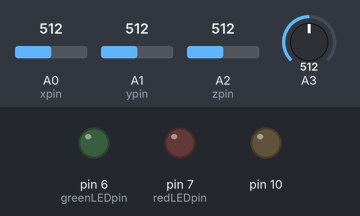
The sketch below on a simulated Arduino Uno, built with avr-gcc and run on an emulated ATmega328P. On the bench: output pins drawn as LEDs (lit = HIGH). Inputs (shaded band) come from the test bench; at power-on: A0 (xpin) = 512, A1 (ypin) = 512, A2 (zpin) = 512, A3 = 512. The local clock reads 2024-03-15 10:24:30 at power-on unless the sketch sets it; storage starts empty; what the sketch prints to the serial monitor is not drawn.

Above: at 0.1 s.
Timing chart, 0 to 130.0 s (numbered marks = the images above):
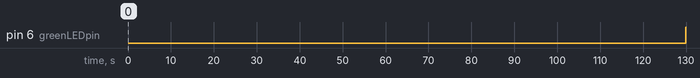

Measured:
- by itself, pin 6 (greenLEDpin): LOW → HIGH at 130 s

The sketch:

final_ADXL_Sound_data.ino
```cpp
/*Parts of this code were used from the "Example Sound Level Sketch for the
 Adafruit Microphone Amplifier" & "Sparkfun ADXL3xx code"*/

// -------------Data Logger-------------------------------
#include "SD.h"
#include <Wire.h>
#include "RTClib.h"

// A simple data logger for the Arduino analog pins
#define LOG_INTERVAL  1000 // mills between entries
#define SYNC_INTERVAL 1000 // mills between calls to flush() - to write data to the card
uint32_t syncTime = 0; // time of last sync()
#define ECHO_TO_SERIAL   1 // echo data to serial port
#define WAIT_TO_START    0 // Wait for serial input in setup()
#define redLEDpin 7
#define greenLEDpin 6

RTC_DS1307 RTC; // define the Real Time Clock object

// for the data logging shield, we use digital pin 10 for the SD cs line
const int chipSelect = 10;

// the logging file
File logfile;

// -------------ADXL Constants--------------------------------
const int xpin = A0;                  // x-axis of the accelerometer
const int ypin = A1;                  // y-axis
const int zpin = A2;                  // z-axis (only on 3-axis models)

// --------------------AMP Constants------------------------------------
const int sampleWindow = 50; // Sample window width in mS (50 mS = 20Hz)
unsigned int sample;

// -------------Data Logger-------------------------------
void error(char *str)
{
  Serial.print("error: ");
  Serial.println(str);

  // red LED indicates error
  digitalWrite(redLEDpin, HIGH);

  while(1);
}

void setup()
{
  // initialize the serial communications:
  Serial.begin(9600);

  // -------------Data Logger-------------------------------
  // use debugging LEDs
  pinMode(redLEDpin, OUTPUT);
  pinMode(greenLEDpin, OUTPUT);

#if WAIT_TO_START
  Serial.println("Type any character to start");
  while (!Serial.available());
#endif //WAIT_TO_START

  // initialize the SD card
  Serial.print("Initializing SD card...");
  // make sure that the default chip select pin is set to
  // output, even if you don't use it:
  pinMode(10, OUTPUT);

  // see if the card is present and can be initialized:
  if (!SD.begin(chipSelect)) {
    error("Card failed, or not present");
  }
  Serial.println("card initialized.");

  // create a new file
  char filename[] = "LOGGER00.CSV";
  for (uint8_t i = 0; i < 100; i++) {
    filename[6] = i/10 + '0';
    filename[7] = i%10 + '0';
    if (! SD.exists(filename)) {
      // only open a new file if it doesn't exist
      logfile = SD.open(filename, FILE_WRITE);
      break;  // leave the loop!
    }
  }

  if (! logfile) {
    error("couldnt create file");
  }

  Serial.print("Logging to: ");
  Serial.println(filename);

  // connect to RTC
  Wire.begin();
  if (!RTC.begin()) {
    logfile.println("RTC failed");
#if ECHO_TO_SERIAL
    Serial.println("RTC failed");
#endif  //ECHO_TO_SERIAL
  }


  logfile.println("millis,stamp,datetime,light,temp,vcc");
#if ECHO_TO_SERIAL
  Serial.println("millis,stamp,datetime,light,temp,vcc");
#endif //ECHO_TO_SERIAL

  // If you want to set the aref to something other than 5v
  analogReference(EXTERNAL);

}

void loop()
{

  // --------------------ADXL------------------------------------
  // print the sensor values:
  Serial.print("X: ");
  Serial.print(analogRead(xpin));
  // print a tab between values:
  Serial.print("\t");
  Serial.print("Y: ");
  Serial.print(analogRead(ypin));
  // print a tab between values:
  Serial.print("\t");
  Serial.print("Z: ");
  Serial.print(analogRead(zpin));
  Serial.println();
  // delay before next reading:
  delay(100);

  //--------------------AMP----------------------------------------
  unsigned long startMillis= millis();  // Start of sample window
  unsigned int peakToPeak = 0;   // peak-to-peak level

  unsigned int signalMax = 0;
  unsigned int signalMin = 1024;

  // collect data for 50 mS
  while (millis() - startMillis < sampleWindow)
  {
    sample = analogRead(3);
    if (sample < 1024)  // toss out spurious readings
    {
      if (sample > signalMax)
      {
        signalMax = sample;  // save just the max levels
      }
      else if (sample < signalMin)
      {
        signalMin = sample;  // save just the min levels
      }
    }
  }
  peakToPeak = signalMax - signalMin;  // max - min = peak-peak amplitude
  double volts = (peakToPeak * 3.3) / 1024;  // convert to volts

  Serial.print("volts: ");
  Serial.print(volts);
  Serial.print("/t");
  Serial.print("peakToPeak: ");
  Serial.println(peakToPeak);

  // -------------Data Logger-------------------------------
    DateTime now;

  // delay for the amount of time we want between readings
  delay((LOG_INTERVAL -1) - (millis() % LOG_INTERVAL));

  digitalWrite(greenLEDpin, HIGH);

  // log milliseconds since starting
  uint32_t m = millis();
  logfile.print(m);           // milliseconds since start
  logfile.print(", ");
#if ECHO_TO_SERIAL
  Serial.print(m);         // milliseconds since start
  Serial.print(", ");
#endif

  // fetch the time
  now = RTC.now();
  // log time
  logfile.print(now.unixtime()); // seconds since 1/1/1970
  logfile.print(", ");
  logfile.print('"');
  logfile.print(now.year(), DEC);
  logfile.print("/");
  logfile.print(now.month(), DEC);
  logfile.print("/");
  logfile.print(now.day(), DEC);
  logfile.print(" ");
  logfile.print(now.hour(), DEC);
  logfile.print(":");
  logfile.print(now.minute(), DEC);
  logfile.print(":");
  logfile.print(now.second(), DEC);
  logfile.print('"');
#if ECHO_TO_SERIAL
  Serial.print(now.unixtime()); // seconds since 1/1/1970
  Serial.print(", ");
  Serial.print('"');
  Serial.print(now.year(), DEC);
  Serial.print("/");
  Serial.print(now.month(), DEC);
  Serial.print("/");
  Serial.print(now.day(), DEC);
  Serial.print(" ");
  Serial.print(now.hour(), DEC);
  Serial.print(":");
  Serial.print(now.minute(), DEC);
  Serial.print(":");
  Serial.print(now.second(), DEC);
  Serial.print('"');
#endif //ECHO_TO_SERIAL

  logfile.print(", ");
  logfile.print(xpin);
  logfile.print(", ");
  logfile.print(ypin);
  logfile.print(", ");
  logfile.print(zpin);
  logfile.print(", ");
  logfile.print(volts);
  logfile.print(", ");
  logfile.print(peakToPeak);

//#if ECHO_TO_SERIAL
//  Serial.print(", ");
//  Serial.print(photocellReading);
//  Serial.print(", ");
//  Serial.print(temperatureF);
//#endif //ECHO_TO_SERIAL

  logfile.println();
#if ECHO_TO_SERIAL
  Serial.println();
#endif // ECHO_TO_SERIAL

  digitalWrite(greenLEDpin, LOW);

  // Now we write data to disk! Don't sync too often - requires 2048 bytes of I/O to SD card
  // which uses a bunch of power and takes time
  if ((millis() - syncTime) < SYNC_INTERVAL) return;
  syncTime = millis();

  // blink LED to show we are syncing data to the card & updating FAT!
  digitalWrite(redLEDpin, HIGH);
  logfile.flush();
  digitalWrite(redLEDpin, LOW);
}
```
